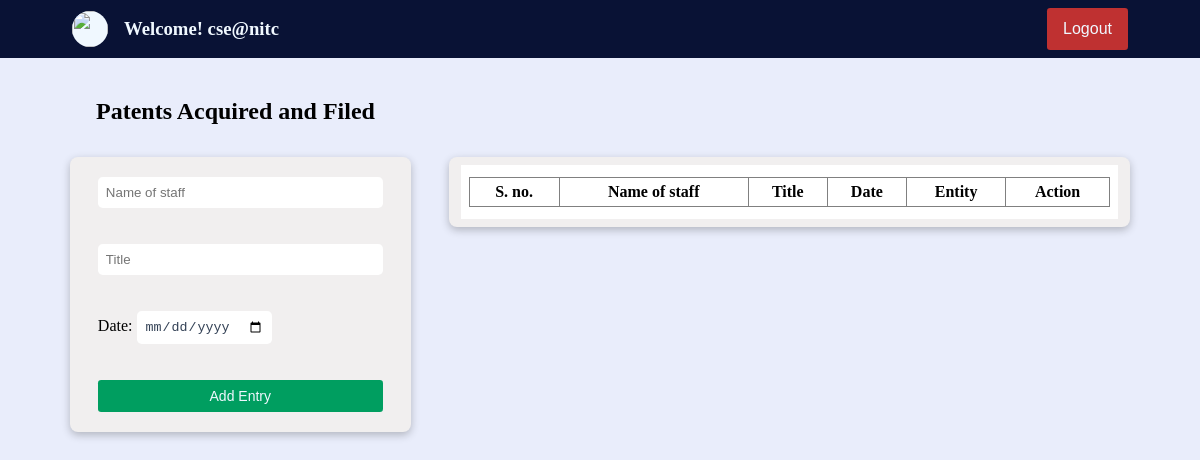
The app's page /forms/patents.php?user=cse@nitc, older data.
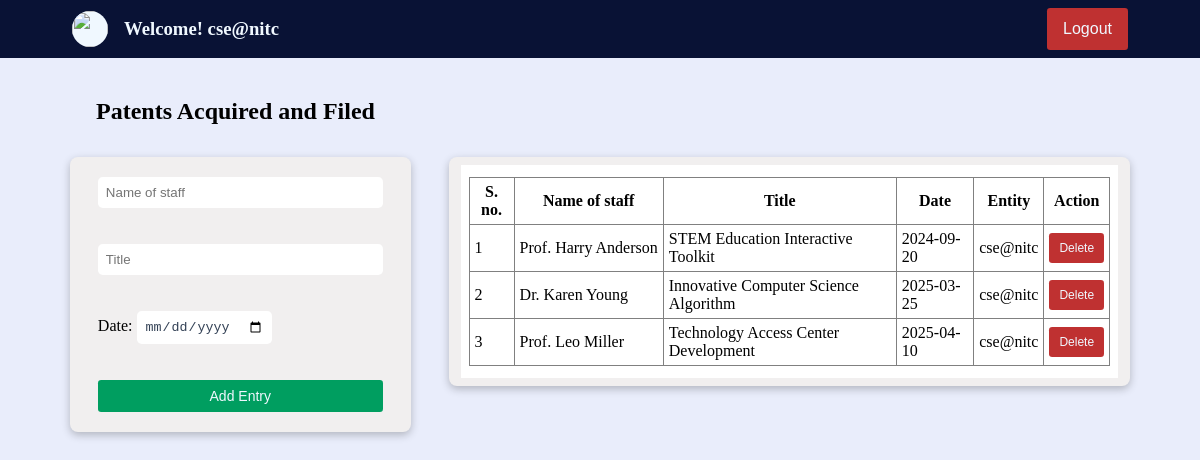
The same page, newer data.
### tables this page shows
CREATE TABLE `patents` (
  `staff` varchar(80) NOT NULL,
  `title` varchar(800) NOT NULL,
  `date` date DEFAULT NULL,
  `entity` varchar(120) NOT NULL
);

### forms/patents.php (the view, shortened to what this page needs)
<?php
if (empty($_SESSION['access_token'])) {
    $fname = "Welcome! ";
    $lname = $_GET["user"];
    $pic = "../asset/nitc_logo_icon.svg";
} else {
    $fname = $_SESSION["first_name"];
    $lname = $_SESSION['last_name'];
    $pic = $_SESSION['profile_picture'];
    $mail = $_SESSION['email_address'];
}
?>
<!DOCTYPE html>
<html>
<head>
    <link href="../styles/forms.css" type="text/css" rel="stylesheet">
</head>
<body>
    <div class="container">
        <?php
        echo '<div class="user_strip">
                <a href="../dashboard.php?user=' . $lname . '" class="user_to_dash">
                    <div class="user">
                        <img src="' . $pic . '" class="user_image" />
                        <h3>' . $fname . ' ' . $lname . '</h3>
                    </div>
                </a>
                <div class="logout_btn_holder">
                    <a href="../logout.php" class="">
                        <button class="logout_btn">Logout</button>
                    </a>
                </div  >
            </div>';
        ?>
        <div class="subcontainer">
            <h2>Patents Acquired and Filed</h2>
            <div class="content_container">
                <div class="left_container">
                    <div class="form_container">
                        <form id="myForm" action="" method="post" onsubmit="return validateForm();" class="form_field">
                            <input type="text" name="staff" placeholder="Name of staff" class="input-fields"><br><br>
                            <input type="text" name="title" placeholder="Title" class="input-fields"><br><br>
                            <div>
                                <label for="date">Date: </label>
                                <input type="date" name="date" id="date" class="input-fields">
                            </div><br><br>
                            <input type="submit" class="submit-button" value="Add Entry">
                        </form>
                    </div>
                </div>
                <div class="table_container">
                    <?php
                    $con = mysqli_connect('localhost', 'root', '', 'imsdemo');
                    $entity = $_GET["user"];
                    if ($entity == 'admin' || $entity == '')
                        $sql = "SELECT * FROM patents";
                    else
                        $sql = "SELECT * FROM patents where entity='$entity'";
                    $rs = mysqli_query($con, $sql);
                    echo '<div class="table_field">';
                    echo '
                <table border="1">
                <tr>
                    <th class="box">S. no.</th>
                    <th class="box">Name of staff</th>
                    <th class="box">Title</th>
                    <th class="box">Date</th>
                    <th class="box">Entity</th>
                    <th class="box">Action</th>
                </tr>';
                    $count = 1;
                    while ($row = mysqli_fetch_assoc($rs)) {
                        $staff = $row['staff'];
                        $title = $row['title'];
                        $date = $row['date'];
                        $dep = $row['entity'];
                        echo '<tr>
                    <td class="box sn">' . $count . '</td>
                    <td class="box name">' . $staff . '</td>
                    <td class="box title">' . $title . '</td>
                    <td class="box">' . $date . '</td>
                    <td class="box entity">' . $dep . '</td>
                    <td class="box button_box btn"><button class="delete_btn" data-id="' . $title . '">Delete</button></td></tr>';
                        $count++;
                    }
                    echo '</table>
            </div>';
                    ?>
                </div>
            </div>
        </div>
    </div>
</body>
</html>

Row changes from the older to the newer data that the page shows:
added patents: staff "Prof. Harry Anderson", title "STEM Education Interactive Toolkit", date "2024-09-20", entity "cse@nitc"
added patents: staff "Dr. Karen Young", title "Innovative Computer Science Algorithm", date "2025-03-25", entity "cse@nitc"
added patents: staff "Prof. Leo Miller", title "Technology Access Center Development", date "2025-04-10", entity "cse@nitc"
